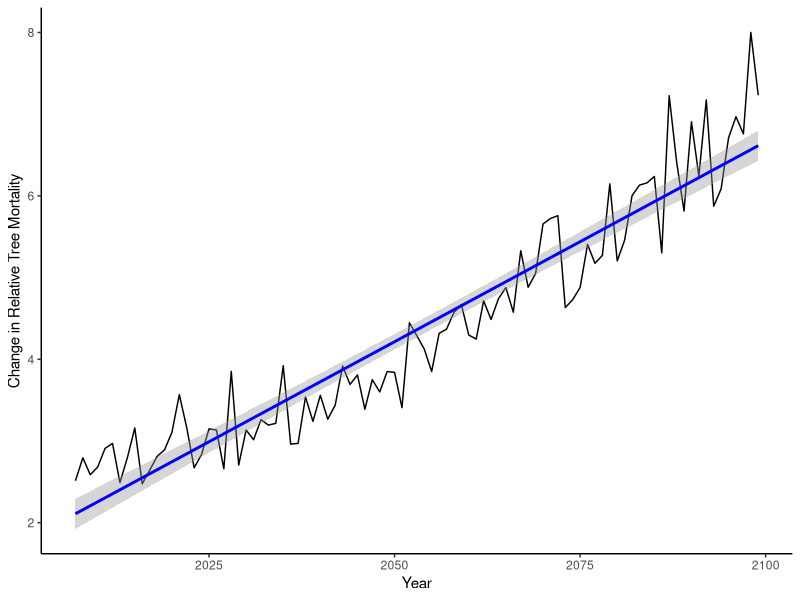
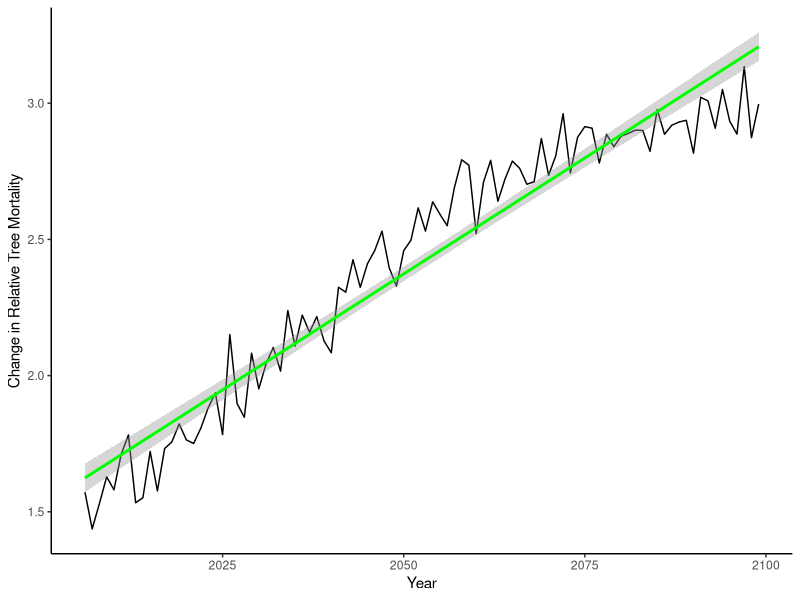
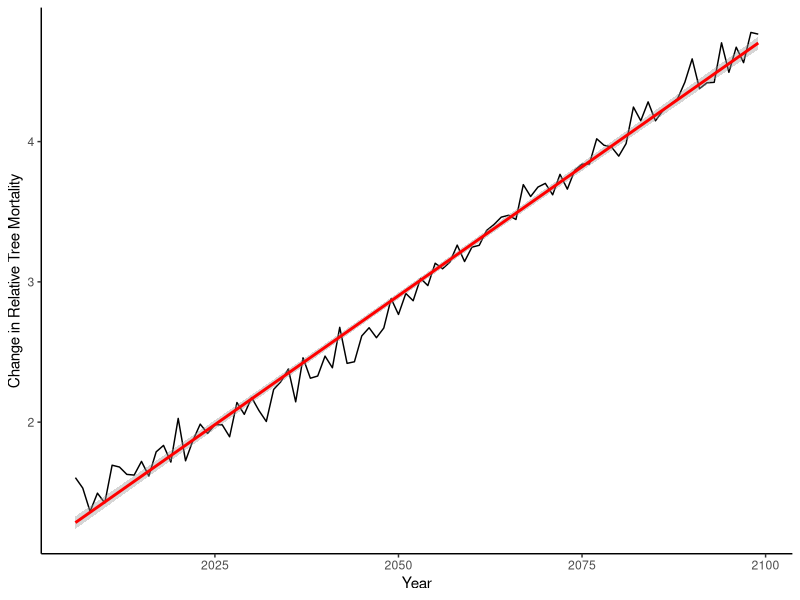

Recreate these plots in R, in order.
## ---- chunk 1
knitr::opts_chunk$set(echo = TRUE)
## ---- chunk 2
#load packages and read in data

library(lubridate)
library(ggplot2)
library(tidyverse)
library(chron)

wateryr_rcp85_k = read.csv("tasmax_wateryear_loca_models_max_rcp85.csv")
ens32avg_hist_k = read.csv("tasmax_year_ens32avg_historical.csv")
ens32avg_rcp45_k = read.csv("tasmax_year_ens32avg_rcp45.csv")
ens32avg_rcp85_k = read.csv("tasmax_year_ens32avg_rcp85.csv")

## ---- chunk 3
#convert all to celsius and subtract from historical average 

wateryr_rcp85 <- wateryr_rcp85_k %>%
  mutate(tasmax_wateryear = tasmax_wateryear - 273.15 - 15.88) 

ens32avg_hist <- ens32avg_hist_k %>%
  mutate(tasmax_year_historical = tasmax_year_historical - 273.15)

ens32avg_rcp45 <- ens32avg_rcp45_k %>%
  mutate(tasmax_year_ens32avg_rcp45 = tasmax_year_ens32avg_rcp45 - 273.15 - 15.88)

ens32avg_rcp85 <- ens32avg_rcp85_k %>%
  mutate(tasmax_year_ens32avg_rcp85 = tasmax_year_ens32avg_rcp85 - 273.15 - 15.88)



## ---- chunk 4
#average reference temp from historical data (1950 - 2005)

summary(ens32avg_hist)

avg <- 15.88

avg

## ---- chunk 5
#variables for emperical linear model for low elevation (b/c climate data is not estimated for high elevations"

B0_lin <- .9465
B1_lin <- .6695

#wateryr_rcp85 linear model for mortality

wateryr_rcp85_mort <- B0_lin + B1_lin * (wateryr_rcp85["tasmax_wateryear"]) %>%
  rename(mortality = tasmax_wateryear)

wateryr_rcp85_mort$year <- c(2007,2008,2009,2010,2011,2012,2013,2014,2015,2016,2017,2018,2019,2020,2021,2022,2023,2024,2025,2026,2027,2028,2029,2030,2031,2032,2033,2034,2035,2036,2037,2038,2039,2040,2041,2042,2043,2044,2045,2046,2047,2048,2049,2050,2051,2052,2053,2054,2055,2056,2057,2058,2059,2060,2061,2062,2063,2064,2065,2066,2067,2068,2069,2070,2071,2072,2073,2074,2075,2076,2077,2078,2079,2080,2081,2082,2083,2084,2085,2086,2087,2088,2089,2090,2091,2092,2093,2094,2095,2096,2097,2098,2099)

wateryr_rcp85_mort_plt = ggplot(wateryr_rcp85_mort, aes(year, wateryr_rcp85_mort$mortality))+geom_line()+ labs(y="Change in Relative Tree Mortality", x="Year") + theme_classic() + stat_smooth(method = "lm", col = "blue")
wateryr_rcp85_mort_plt

#ens32avg_rcp45 linear model for mortality 

ens32avg_rcp45_mort <- B0_lin + B1_lin * (ens32avg_rcp45["tasmax_year_ens32avg_rcp45"]) %>%
  rename(mortality = tasmax_year_ens32avg_rcp45)

ens32avg_rcp45_mort$year <- c(2006,2007,2008,2009,2010,2011,2012,2013,2014,2015,2016,2017,2018,2019,2020,2021,2022,2023,2024,2025,2026,2027,2028,2029,2030,2031,2032,2033,2034,2035,2036,2037,2038,2039,2040,2041,2042,2043,2044,2045,2046,2047,2048,2049,2050,2051,2052,2053,2054,2055,2056,2057,2058,2059,2060,2061,2062,2063,2064,2065,2066,2067,2068,2069,2070,2071,2072,2073,2074,2075,2076,2077,2078,2079,2080,2081,2082,2083,2084,2085,2086,2087,2088,2089,2090,2091,2092,2093,2094,2095,2096,2097,2098,2099)

ens32avg_rcp45_mort_plt = ggplot(ens32avg_rcp45_mort, aes(year, ens32avg_rcp45_mort$mortality))+geom_line()+ labs(y="Change in Relative Tree Mortality", x="Year") + theme_classic() + stat_smooth(method = "lm", col = "green")
ens32avg_rcp45_mort_plt


#ens32avg_rcp85 linear model for mortality

ens32avg_rcp85_mort <- B0_lin + B1_lin * (ens32avg_rcp85["tasmax_year_ens32avg_rcp85"]) %>%
  rename(mortality = tasmax_year_ens32avg_rcp85)

ens32avg_rcp85_mort$year <- c(2006,2007,2008,2009,2010,2011,2012,2013,2014,2015,2016,2017,2018,2019,2020,2021,2022,2023,2024,2025,2026,2027,2028,2029,2030,2031,2032,2033,2034,2035,2036,2037,2038,2039,2040,2041,2042,2043,2044,2045,2046,2047,2048,2049,2050,2051,2052,2053,2054,2055,2056,2057,2058,2059,2060,2061,2062,2063,2064,2065,2066,2067,2068,2069,2070,2071,2072,2073,2074,2075,2076,2077,2078,2079,2080,2081,2082,2083,2084,2085,2086,2087,2088,2089,2090,2091,2092,2093,2094,2095,2096,2097,2098,2099)

ens32avg_rcp85_mort_plt = ggplot(ens32avg_rcp85_mort, aes(year, ens32avg_rcp85_mort$mortality))+geom_line()+ labs(y="Change in Relative Tree Mortality", x="Year") + theme_classic() + stat_smooth(method = "lm", col = "red")
ens32avg_rcp85_mort_plt

ens32avg_rcp85_mort


## ---- chunk 6
lm_wateryr_linear = lm(mortality~year, data = wateryr_rcp85_mort)
summary(lm_wateryr_linear)


lm_avg_rcp45_linear = lm(mortality~year, data = ens32avg_rcp45_mort)
summary(lm_avg_rcp45_linear)

lm_avg_rcp85_linear = lm(mortality~year, data = ens32avg_rcp85_mort)
summary(lm_avg_rcp45_linear)
